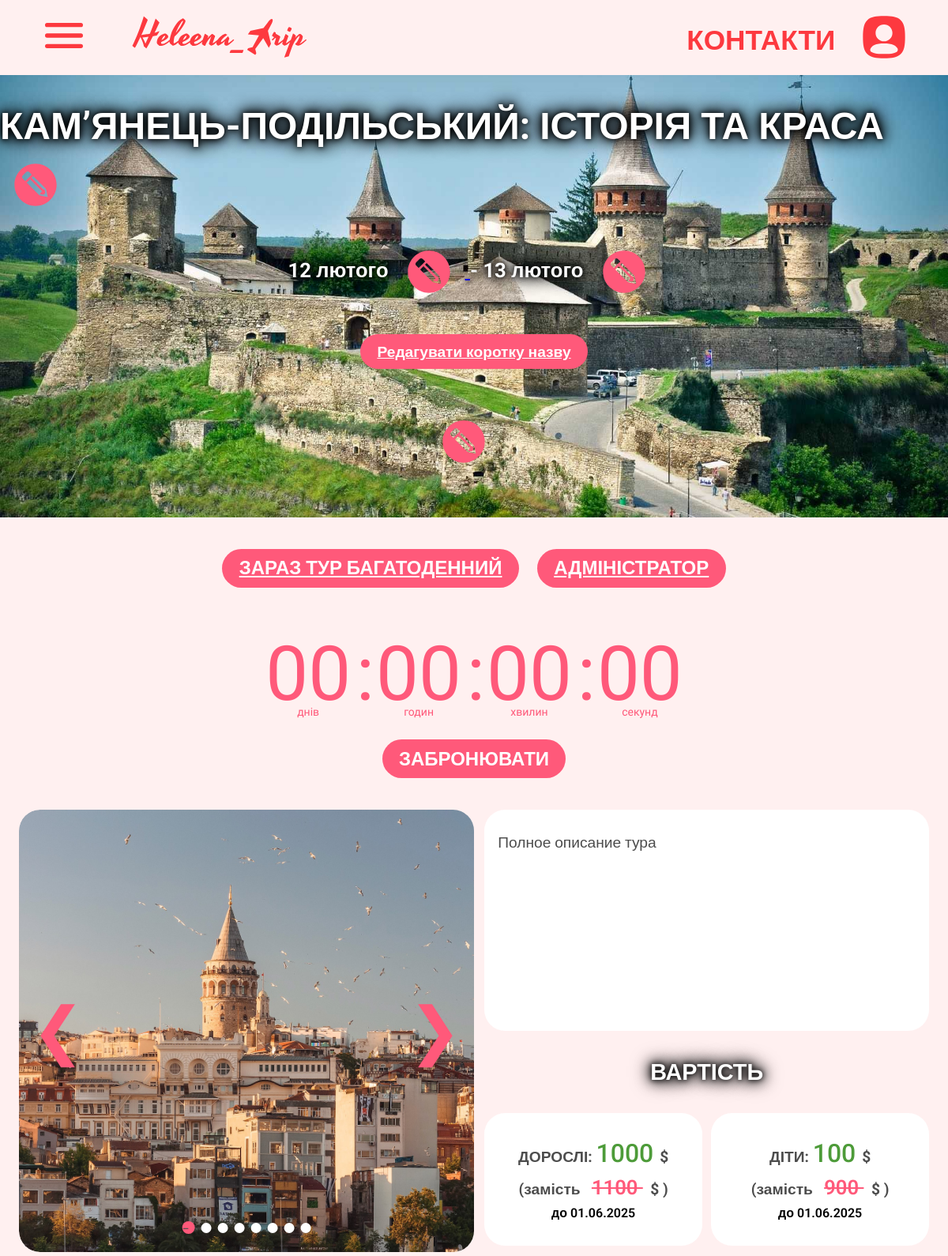
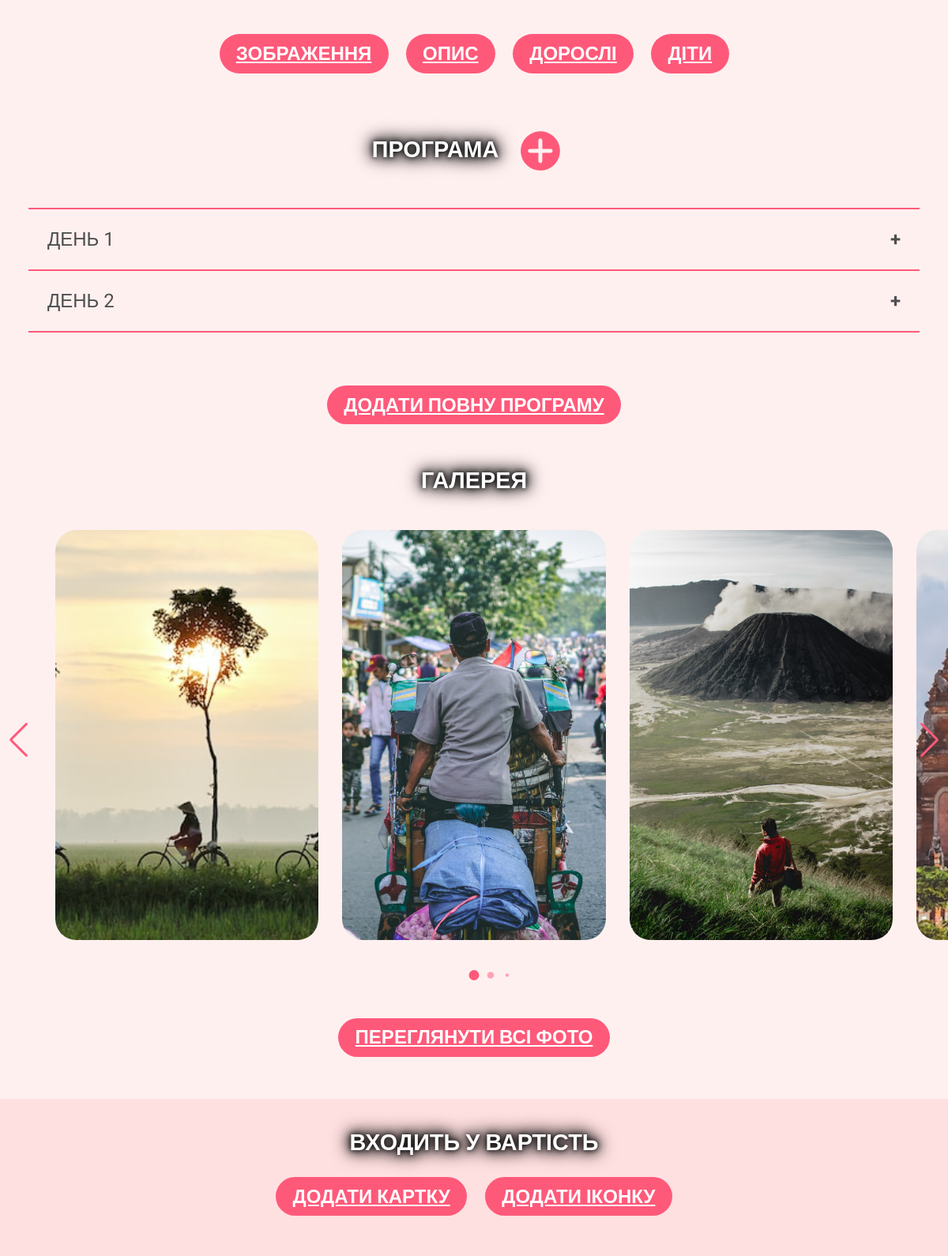
/edit_tour/3/ (upper part), run on the app's committed database (2 pictures, top to bottom).
### trip/models.py (models this page shows, shortened)
class Tour(models.Model):
    title = models.CharField(null=True, max_length=50, verbose_name="Коротка назва")
    title1 = models.CharField(null=True, max_length=50, verbose_name="Назва 1 строка")
    dateStart = models.DateField(null=True, verbose_name="Дата початку туру")
    dateEnd = models.DateField(null=True, blank=True, verbose_name="Дата закінчення туру")
    seats = models.DecimalField(null=True, default=0, max_digits=9, decimal_places=0, verbose_name="Кількість місць")
    description = models.TextField(max_length=1000, verbose_name="Опис для 2 секції")
    faq = models.ForeignKey('Faq', on_delete=models.PROTECT, null=True, blank=True, verbose_name="Часті питання")
    descriptionPdf = models.FileField(null=True, blank=True, upload_to="pdfs/", verbose_name="Опис у форматі PDF")
    currency = models.ForeignKey('Currency', on_delete=models.PROTECT, null=True, blank=True, verbose_name="Валюта")
    priceAdult = models.CharField(null=True, blank=True, max_length=15, verbose_name="Ціна для дорослих")
    priceChild = models.CharField(null=True, blank=True, max_length=15, verbose_name="Ціна для дітей")
    pricePensioner = models.CharField(null=True, blank=True, max_length=15, verbose_name="Ціна для пільговиків")
    dateBeforeAdult = models.DateField(null=True, blank=True, verbose_name="Дата, до якої діє скидка дорослим")
    dateBeforeChild = models.DateField(null=True, blank=True, verbose_name="Дата, до якої діє скидка дітям")
    priceAdultBefore = models.CharField(null=True, blank=True, max_length=15, verbose_name="Ціна для дорослих зі скидкою")
    priceChildBefore = models.CharField(null=True, blank=True, max_length=15, verbose_name="Ціна для дітей зі скидкою")
    isActive = models.BooleanField(null=True, default=True, verbose_name="Діючий тур")
    isOutside = models.BooleanField(null=True,default=True, verbose_name="Закордонний тур")
    isOneDay = models.BooleanField(null=True,default=False, verbose_name="Поїздка вихідного дня")
    isPartner = models.BooleanField(null=True,default=False, verbose_name="Поїздка від партнерів")
    background1 = models.ImageField(null=True, upload_to="photos/", verbose_name="Фон банера")
    background2 = models.ImageField(null=True, upload_to="photos/", verbose_name="Фон вартості")
    background3 = models.ImageField(null=True, upload_to="photos/", verbose_name="Фон інших турів")
    class Meta:
        ordering = [
            Case(
                When(dateStart=None, then=Value(1)),
                When(dateStart__lt=date.today(), then=Value(2)),
                default=Value(0),
                output_field=models.IntegerField()
            ),
            'dateStart',
        ]

class ImageForDescription(models.Model):
    tour = models.ForeignKey('Tour', on_delete=models.CASCADE, null=True, verbose_name="Тур", related_name="descriptionImages")
    image = models.ImageField(null=True, upload_to='photos/description', verbose_name="Зображення дня")

class Day(models.Model):
    tour = models.ForeignKey('Tour', on_delete=models.CASCADE, null=True, verbose_name="Тур", related_name="days")
    number = models.CharField(null=True, max_length=7, verbose_name="Номер дня (днів)")
    title = models.CharField(null=True, blank=True, max_length=150, verbose_name="Назва дня")
    description = models.TextField(null=True, max_length=1500, verbose_name="Опис дня")
    class Meta:
        ordering = ['number']

class ImageForGalery(models.Model):
    tour = models.ForeignKey('Tour', on_delete=models.CASCADE, null=True, verbose_name="Тур", related_name="galeryImages")
    image = models.ImageField(null=True, upload_to='photos/galery', verbose_name="Зображення дня")

### trip/views.py (the view)
# urls.py: path('edit_tour/<int:tour_id>/', edit_tour, name='edit_tour'),
def edit_tour(request, tour_id):
    clients = Client.objects.all()
    tour = get_object_or_404(Tour, id=tour_id)
    pagetitle = str(tour.title1) + " | редагувати"
    images = ImageForDescription.objects.filter(tour=tour)
    days = Day.objects.filter(tour=tour)
    cards = Inclusive.objects.filter(tour=tour)
    reviews = Review.objects.filter(tour=tour)[0:4]
    not_cards = NotInclusive.objects.filter(tour=tour)
    faqs = FaqTour.objects.filter(tour=tour)
    ifDateAdult = tour.dateBeforeAdult > today if tour.dateBeforeAdult else False
    ifDateChild = tour.dateBeforeChild > today if tour.dateBeforeChild else False
    if tour.priceAdult:
        priceAdult = int(tour.priceAdultBefore if ifDateAdult else tour.priceAdult)
    else:
        priceAdult = 0
    if tour.priceChild:
        priceChild = int(tour.priceChildBefore if ifDateChild else tour.priceChild)
    else:
        priceChild = 0
    upcoming_tours = [i for i in Tour.objects.all() if (i.isActive == True and i.pk != tour.pk and i.dateStart != None and i.dateStart > today)][0:3]
    if request.method == 'POST':
        form1 = ReviewForm(request.POST)
        form2 = ClientForm(request.POST)
        if form1.is_valid():
            review = Review.objects.create(**form1.cleaned_data)
            review.tour = tour
            review.save()
            return redirect('tour', tour.pk)
        if form2.is_valid():
            client = Client.objects.create(**form2.cleaned_data)
            client.tour = tour
            client.date = tour.dateStart
            client.value = ((client.amount - client.children) * priceAdult + client.children * priceChild) if priceChild > 0 else (client.amount * priceAdult)
            client.save()
            content = f"Клієнт: {form2.cleaned_data['name']} \n \
                        Телефон: {form2.cleaned_data['phone']} \n \
                        Забронював тур: {tour.title1}"
            send_mail('Новий клієнт', content, 'heleena_trip@ukr.net', ['alexoseu@ukr.net'], fail_silently=False)
            return redirect('thank_you_tour', tour.pk)
    else:
        form1 = ReviewForm()
        form2 = ClientForm()
    return render(request, 'trip/edit_tour.html',
                  {'tour': tour,'days': days, 'cards': cards, 'not_cards': not_cards, 'images': images,
                   'upcoming_tours': upcoming_tours, 'reviews': reviews, 'faqs': faqs,
                   'form1': form1, 'form2': form2, 'ifDateAdult': ifDateAdult, 'ifDateChild': ifDateChild,
                   'pagetitle': pagetitle})

### trip/context_processors.py (called while the page is built)
def global_contacts(request):
    try:
        contacts = MyContacts.objects.first()
    except MyContacts.DoesNotExist:
        contacts = None
    return {'contacts': contacts}

### trip/templates/trip/edit_tour.html (shortened to what this page needs)
{% extends 'base.html' %}
{% load static %}
{% block main %}
    <div class="banner" style="background: url({{ tour.background1.url }}) center / cover no-repeat;">
        <h1>
            {{ tour.title1 }}
            <a href={% url "change_first_title" tour.pk %}>
                <img src={% static "icons/edit.svg" %} alt="Редактировать" class="edit__ico">
        </h1>
        <h3>
            {{ tour.dateStart|date:"d E" }}
            <a href={% url "change_date_start" tour.pk %}>
                <img src={% static "icons/edit.svg" %} alt="Редактировать" class="edit__ico">
            {% if tour.isOneDay %} {% else %} - {{ tour.dateEnd|date:"d E" }}
            <a href={% url "change_date_end" tour.pk %}>
                <img src={% static "icons/edit.svg" %} alt="Редактировать" class="edit__ico">
            {% endif %}
        </h3>
        <a href={% url "change_title" tour.pk %} class="button">Редагувати коротку назву</a>
        <div class="edit__wrapper">
            <a href={% url "change_background1" tour.pk %}>
                <img src={% static "icons/edit.svg" %} alt="Редактировать" class="edit__ico">
        </div>
    </div>
    <div class="section-buttons">
        <a href="{% url 'short_long_tour' tour.pk %}" class="button1">
            {% if tour.isOneDay%} ЗАРАЗ ТУР ОДНОДЕННИЙ {% else %} ЗАРАЗ ТУР БАГАТОДЕННИЙ {% endif %}
        </a>
        <a href="{% url 'administrator' %}" class="button1">АДМІНІСТРАТОР</a>
    </div>
    <div class="timer">
        <div class="timer__items">
            <div class="timer__item timer__days">00</div>
            <div class="timer__item timer__hours">00</div>
            <div class="timer__item timer__minutes">00</div>
            <div class="timer__item timer__seconds">00</div>
        </div>
      </div>
    <div class="button booking">ЗАБРОНЮВАТИ</div>
    <main>
        <section class="shedule">
            <div class="shedule__wrapper">
                <div class="shedule__photo">
                    {% for image in images %}
                        <div class="shedule__myslide">
                            <img src="{{image.image.url}}" alt="{{image.tour.title1}}">
                        </div>
                    {% endfor %}
                    <a class="prev" onclick="plusSlides(-1)">&#10094;</a>
                    <a class="next" onclick="plusSlides(1)">&#10095;</a>
                    <div class="dots">
                        {% for image in images %}
                            <span class="dot" onclick="currentSlide({{ forloop.counter }})"></span>
                        {% endfor %}
                    </div>
                </div>
                <div class="shedule__text">
                    <div class="shedule__upper">
                        <p>{{ tour.description|safe }}</p>
                    </div>
                    <h2>ВАРТІСТЬ</h2>
                    {% if tour.priceChild %}
                    <div class="shedule__lower">
                        <div class="shedule__card width50">
                            {% if ifDateAdult %}
                            <h3>
                                ДОРОСЛІ:
                                <span class="shedule__price">
                                    {{ tour.priceAdultBefore }}
                                </span>
                                {% include 'includes/_price.html' %}
                            </h3>
                            {% endif %}
                            {% if ifDateAdult %}
                            <h3>
                                (замість &nbsp;
                                <span class="shedule__crossout">
                                    {{ tour.priceAdult }}
                                </span> &nbsp;
                                {% include 'includes/_price.html' %} )
                            </h3>
                            {% endif %}
                            {% if ifDateAdult %} <div class="shedule__date">до {{ tour.dateBeforeAdult|date:"d.m.Y" }} </div> {% endif %}
                        </div>
                        <div class="shedule__card width50">
                            {% if ifDateChild %}
                            <h3>
                                ДІТИ:
                                <span class="shedule__price">
                                    {{ tour.priceChildBefore }}
                                </span>
                                {% include 'includes/_price.html' %}
                            </h3>
                            {% endif %}
                            {% if ifDateChild %}
                            <h3>
                                (замість &nbsp;
                                <span class="shedule__crossout">
                                    {{ tour.priceChild }}
                                </span> &nbsp;
                                {% include 'includes/_price.html' %})
                            </h3>
                            {% endif %}
                            {% if ifDateChild %} <div class="shedule__date">до {{ tour.dateBeforeChild|date:"d.m.Y" }} </div> {% endif %}
                        </div>
                    {% endif %}
                    </div>
                </div>
            </div>
            <div class="section-buttons">
                <a href="{% url 'upload_description_images' tour.pk %}" class="button1">ЗОБРАЖЕННЯ</a>
                <a href="{% url 'change_description' tour.pk %}" class="button1">ОПИС</a>
                <a href="{% url 'change_price_adult' tour.pk %}" class="button1">ДОРОСЛІ</a>
                <a href="{% url 'change_price_child' tour.pk %}" class="button1">ДІТИ</a>
            </div>
        </section>
        <div class="part">
            <h2>
                ПРОГРАМА
                <a href="{% url "new_day" tour.pk %}">
                    <img src={% static "icons/plus.svg" %} alt="Додати" class="edit__ico">
                </a>
            </h2>
            {% for day in days %}
                <div class="accordion__wrapper">
                    <button class="accordion">ДЕНЬ {{day.number}}</button>
                </div>
            {% endfor %}
        </div>
        <div class="section-buttons">
            <a href="{% url 'change_description_pdf' tour.pk %}" class="button1">ДОДАТИ ПОВНУ ПРОГРАМУ</a>
        </div>
        {% if tour.galeryImages.all %}
            <div>
                <h2>ГАЛЕРЕЯ</h2>
                <div class="gallery">
                    <div class="container swiper">
                        <div class="card-wrapper">
                            <ul class="card-list swiper-wrapper">
                                {% for image in tour.galeryImages.all %}
                                    <li class="card-item swiper-slide">
                                        <a href="{% url 'tour_galery' tour.pk %}" class="card-link">
                                            <img src="{{image.image.url}}" alt="{{tour.title1}}" class="card-image">
                                        </a>
                                    </li>
                                {% endfor %}
                            </ul>
                            <div class="swiper-pagination"></div>
                            <div class="swiper-slide-button swiper-button-prev"></div>
                            <div class="swiper-slide-button swiper-button-next"></div>
                        </div>
                    </div>
                </div>
                <div class="section-buttons">
                    <a href="{% url 'tour_galery' tour.pk %}" class="button">ПЕРЕГЛЯНУТИ ВСІ ФОТО</a>
                </div>
            </div>
        {% endif %}
        <div class="background2">
            <br><br>
            <h2>ВХОДИТЬ У ВАРТІСТЬ</h2>
            <div class="section-buttons">
                <a class="button1" href="{% url "new_inclusive" tour.pk %}">ДОДАТИ КАРТКУ</a>
                <a class="button1" href="{% url "new_icon" tour.pk %}">ДОДАТИ ІКОНКУ</a>
            </div>
        </div>
    </main>
{% endblock %}

### data on the page
Tour: background1 (picture), title1 "КАМ’ЯНЕЦЬ-ПОДІЛЬСЬКИЙ: ІСТОРІЯ ТА КРАСА", dateStart "12 лютого", dateEnd "13 лютого", description "Полное описание тура", priceAdultBefore "1000", priceAdult "1100", dateBeforeAdult "01.06.2025", priceChildBefore "100", priceChild "900", dateBeforeChild "01.06.2025"
ImageForDescription: image (picture)
Day: number "1"
Day: number "2"
ImageForGalery: image (picture)
ImageForGalery: image (picture)
ImageForGalery: image (picture)
ImageForGalery: image (picture)
